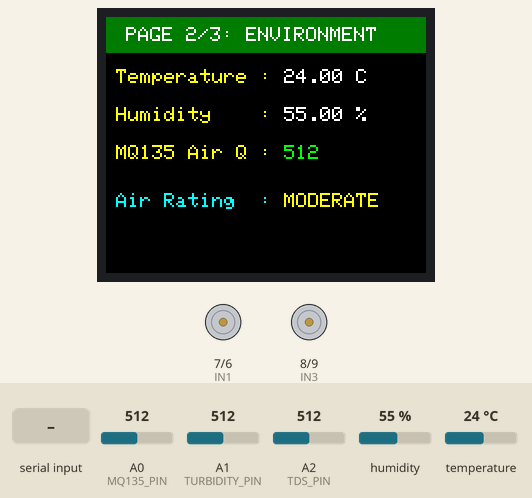
This sketch was run on a simulated Arduino Uno, built with avr-gcc and run on an emulated ATmega328P. Shown: 160×128 colour display, motor-driver pin pairs drawn as motors (green arrow = first pin HIGH = forward, orange = second pin HIGH = backward, longer = more drive, scaled by the enable pin). The inputs (shaded band) are chosen by the test bench; at power-on: A0 (MQ135_PIN) = 512, A1 (TURBIDITY_PIN) = 512, A2 (TDS_PIN) = 512, humidity 55 %, temperature 24 °C. What the sketch prints to the serial monitor is not drawn.

Above: at 2.9 s.
3.0 s: "F" received over the second serial link
At 5.0 s:
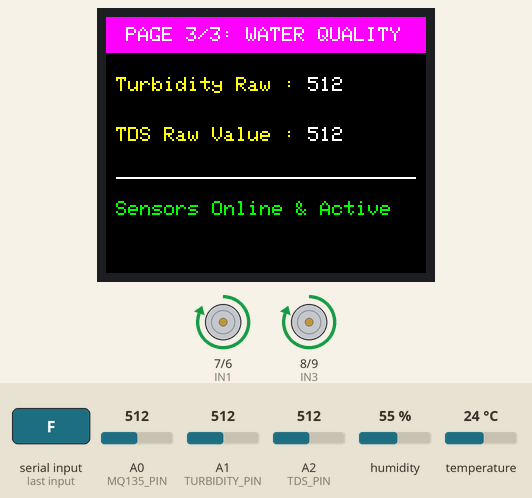
10.6 s: "B" received over the second serial link
At 12.3 s:
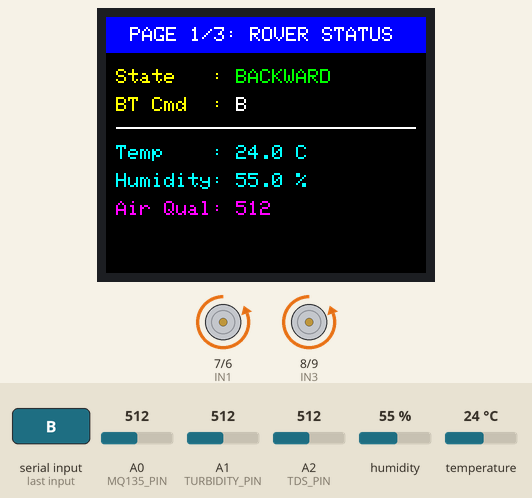
18.2 s: A0 (MQ135_PIN) set to 30
At 20.8 s:
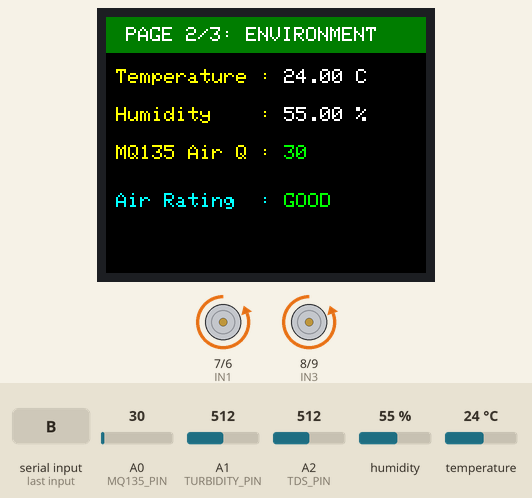
25.5 s: "L" received over the second serial link
At 29.2 s:
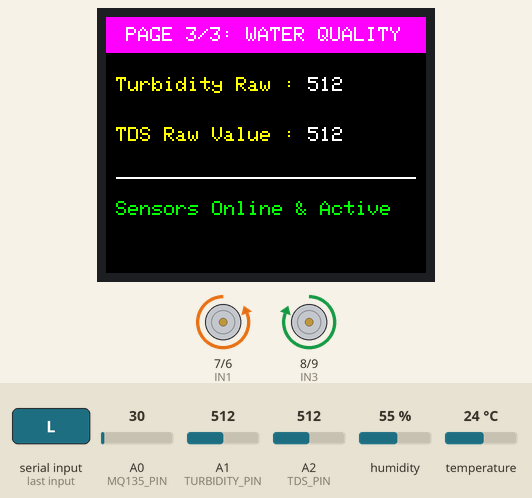
33.1 s: "R" received over the second serial link
At 36.6 s:
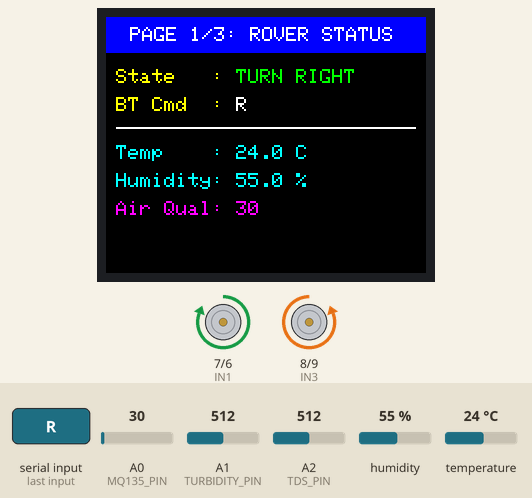
40.7 s: A0 (MQ135_PIN) set to 610
At 45.1 s:
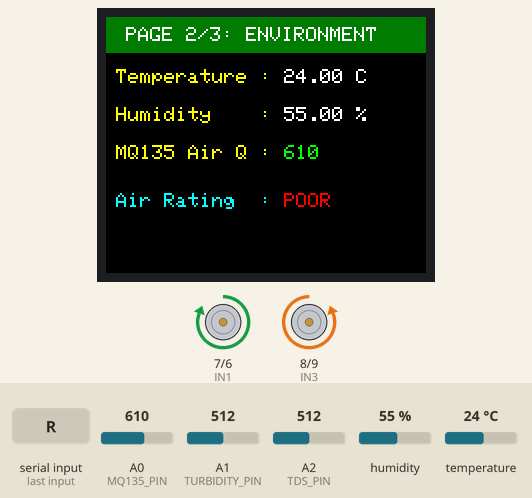
Timing chart, 0 to 46.6 s (numbered marks = the images above; inputs shaded):
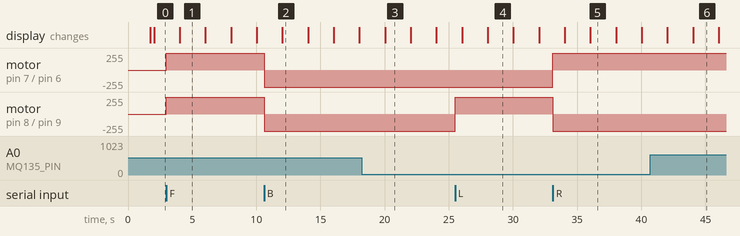

Measured:
- after the input at 3.0 s, motor on pin 7 (IN1) / pin 6 (IN2), motor on pin 8 (IN3) / pin 9 (IN4): stopped → forward 255/255 at once
- after the input at 10.6 s, motor on pin 7 (IN1) / pin 6 (IN2), motor on pin 8 (IN3) / pin 9 (IN4): forward 255/255 → backward 255/255 at once; the display: changes after 1.4 s (image 2)
- after the input at 18.2 s, the display: changes after 1.8 s (image 3)
- after the input at 25.5 s, motor on pin 8 (IN3) / pin 9 (IN4): backward 255/255 → forward 255/255 at once
- after the input at 33.1 s, motor on pin 7 (IN1) / pin 6 (IN2): backward 255/255 → forward 255/255 at once; motor on pin 8 (IN3) / pin 9 (IN4): forward 255/255 → backward 255/255 at once; the display: first differs from a run without the input after 2.9 s (image 5)
- what the display in image 1 shows lasts 2.0 s, from 4.0 s to 6.0 s

The sketch:

mars_rover.ino
```cpp
#include <Adafruit_GFX.h>
#include <Adafruit_ST7735.h>
#include <DHT.h>
#include <SPI.h>
#include <SoftwareSerial.h>

// Custom ST7735 16-bit RGB565 Color Definitions
#ifndef ST7735_DARKGREEN
#define ST7735_DARKGREEN 0x03E0
#endif
#ifndef ST7735_DARKGREY
#define ST7735_DARKGREY  0x7BEF
#endif

// ================================================================
// PIN DEFINITIONS & MODULE SETUP
// ================================================================

// HC-05 Bluetooth Module (SoftwareSerial)
// D4 = Arduino RX (connect to HC-05 TX)
// D10 = Arduino TX (connect to HC-05 RX)
SoftwareSerial BT(4, 10);

// L298N Motor Driver Pins
#define ENA 5
#define ENB 3
#define IN1 7
#define IN2 6
#define IN3 8
#define IN4 9

// Environmental & Water Sensors Pins
#define DHTPIN 2
#define DHTTYPE DHT11
#define MQ135_PIN A0
#define TURBIDITY_PIN A1
#define TDS_PIN A2

// ST7735 1.8" Color TFT Display Pins
#define TFT_CS A4
#define TFT_DC 12
#define TFT_RST A5
// SCK is fixed to D13 (Hardware SPI)
// SDA/MOSI is fixed to D11 (Hardware SPI)

DHT dht(DHTPIN, DHTTYPE);
Adafruit_ST7735 tft = Adafruit_ST7735(TFT_CS, TFT_DC, TFT_RST);

// ================================================================
// GLOBAL VARIABLES
// ================================================================
char currentCommand = 'S';
String roverStateStr = "STOPPED";

// Sensor Data Cache
float humidity = 0.0;
float temperature = 0.0;
int mq135Value = 0;
int turbidityValue = 0;
int tdsValue = 0;
bool dhtError = false;

// Non-blocking Timer Constants & State Variables
unsigned long lastPageChangeTime = 0;
const unsigned long PAGE_INTERVAL =
    2000; // Screen updates/switches every 2000 ms (2 seconds)
uint8_t currentPage = 0;
const uint8_t TOTAL_PAGES = 3;

unsigned long lastSensorReadTime = 0;
const unsigned long SENSOR_INTERVAL = 1000; // Read sensors every 1 second

// Function Declarations
void forward();
void backward();
void left();
void right();
void stopMotor();
void readSensors();
void updateDisplay();
void drawPageOverview();
void drawPageEnvironment();
void drawPageWaterQuality();

// ================================================================
// SETUP
// ================================================================
void setup() {
  Serial.begin(9600);
  BT.begin(9600);

  // Motor Driver Control Pins Initialization
  pinMode(ENA, OUTPUT);
  pinMode(ENB, OUTPUT);
  pinMode(IN1, OUTPUT);
  pinMode(IN2, OUTPUT);
  pinMode(IN3, OUTPUT);
  pinMode(IN4, OUTPUT);

  analogWrite(ENA, 255); // Full Speed Enable (PWM)
  analogWrite(ENB, 255);
  stopMotor();

  // Sensor Initialization
  dht.begin();

  // ST7735 TFT Initialization
  tft.initR(INITR_BLACKTAB); // ST7735 screen init
  tft.setRotation(1);        // Landscape orientation (160x128)
  tft.fillScreen(ST7735_BLACK);

  // Startup Screen
  tft.setTextColor(ST7735_CYAN);
  tft.setTextSize(2);
  tft.setCursor(10, 30);
  tft.println("MARS ROVER");
  tft.setTextColor(ST7735_WHITE);
  tft.setTextSize(1);
  tft.setCursor(15, 65);
  tft.println("Initializing System...");
  delay(1500);

  tft.fillScreen(ST7735_BLACK);
  updateDisplay(); // Draw initial page immediately

  Serial.println("=== Mars Environmental Rover Initialized ===");
}

// ================================================================
// MAIN LOOP (NON-BLOCKING)
// ================================================================
void loop() {
  // 1. Bluetooth Mobility Control
  if (BT.available()) {
    currentCommand = BT.read();

    Serial.print("Command: ");
    Serial.println(currentCommand);

    switch (currentCommand) {
      case 'F':
        forward();
        roverStateStr = "FORWARD";
        break;

      case 'B':
        backward();
        roverStateStr = "BACKWARD";
        break;

      case 'L':
        left();
        roverStateStr = "TURN LEFT";
        break;

      case 'R':
        right();
        roverStateStr = "TURN RIGHT";
        break;

      case 'S':
        stopMotor();
        roverStateStr = "STOPPED";
        break;
    }
  }

  // 2. Periodic Sensor Telemetry Read (Every 1 Second)
  if (millis() - lastSensorReadTime >= SENSOR_INTERVAL) {
    lastSensorReadTime = millis();
    readSensors();
  }

  // 3. Screen Auto-Switching Carousel (Every 2 Seconds)
  if (millis() - lastPageChangeTime >= PAGE_INTERVAL) {
    lastPageChangeTime = millis();
    currentPage = (currentPage + 1) % TOTAL_PAGES;
    updateDisplay();
  }
}

// ================================================================
// TELEMETRY / SENSOR READING
// ================================================================
void readSensors() {
  humidity = dht.readHumidity();
  temperature = dht.readTemperature();
  mq135Value = analogRead(MQ135_PIN);
  turbidityValue = analogRead(TURBIDITY_PIN);
  tdsValue = analogRead(TDS_PIN);

  dhtError = (isnan(humidity) || isnan(temperature));

  // Print to USB Serial Monitor
  Serial.println("--------------------------------");
  if (dhtError) {
    Serial.println("DHT11 Error!");
  } else {
    Serial.print("Temperature : ");
    Serial.print(temperature);
    Serial.println(" C");

    Serial.print("Humidity    : ");
    Serial.print(humidity);
    Serial.println(" %");
  }

  Serial.print("MQ135       : ");
  Serial.println(mq135Value);

  Serial.print("Turbidity   : ");
  Serial.println(turbidityValue);

  Serial.print("TDS         : ");
  Serial.println(tdsValue);

  // Transmit wirelessly over Bluetooth (HC-05) to Laptop Python GUI
  BT.println("--------------------------------");
  if (dhtError) {
    BT.println("DHT11 Error!");
  } else {
    BT.print("Temperature : ");
    BT.print(temperature);
    BT.println(" C");

    BT.print("Humidity    : ");
    BT.print(humidity);
    BT.println(" %");
  }

  BT.print("MQ135       : ");
  BT.println(mq135Value);

  BT.print("Turbidity   : ");
  BT.println(turbidityValue);

  BT.print("TDS         : ");
  BT.println(tdsValue);
}

// ================================================================
// ST7735 TFT DISPLAY PAGES (CAROUSEL)
// ================================================================
void updateDisplay() {
  tft.fillScreen(ST7735_BLACK);

  switch (currentPage) {
  case 0:
    drawPageOverview();
    break;
  case 1:
    drawPageEnvironment();
    break;
  case 2:
    drawPageWaterQuality();
    break;
  }
}

// Page 1: Rover Status & Quick Telemetry
void drawPageOverview() {
  // Title Banner
  tft.fillRect(0, 0, 160, 18, ST7735_BLUE);
  tft.setTextColor(ST7735_WHITE);
  tft.setTextSize(1);
  tft.setCursor(12, 5);
  tft.print("PAGE 1/3: ROVER STATUS");

  // Rover Motion Status
  tft.setCursor(5, 26);
  tft.setTextColor(ST7735_YELLOW);
  tft.print("State   : ");
  tft.setTextColor(ST7735_GREEN);
  tft.println(roverStateStr);

  tft.setCursor(5, 40);
  tft.setTextColor(ST7735_YELLOW);
  tft.print("BT Cmd  : ");
  tft.setTextColor(ST7735_WHITE);
  tft.println(currentCommand);

  // Horizontal Divider Line
  tft.drawFastHLine(5, 55, 150, ST7735_WHITE);

  // Telemetry Snapshot
  tft.setCursor(5, 64);
  tft.setTextColor(ST7735_CYAN);
  tft.print("Temp    : ");
  if (dhtError)
    tft.print("ERR");
  else {
    tft.print(temperature, 1);
    tft.print(" C");
  }

  tft.setCursor(5, 78);
  tft.setTextColor(ST7735_CYAN);
  tft.print("Humidity: ");
  if (dhtError)
    tft.print("ERR");
  else {
    tft.print(humidity, 1);
    tft.print(" %");
  }

  tft.setCursor(5, 92);
  tft.setTextColor(ST7735_MAGENTA);
  tft.print("Air Qual: ");
  tft.print(mq135Value);
}

// Page 2: Air Quality & Climate Details
void drawPageEnvironment() {
  // Title Banner
  tft.fillRect(0, 0, 160, 18, ST7735_DARKGREEN);
  tft.setTextColor(ST7735_WHITE);
  tft.setTextSize(1);
  tft.setCursor(10, 5);
  tft.print("PAGE 2/3: ENVIRONMENT");

  // Temperature
  tft.setCursor(5, 26);
  tft.setTextColor(ST7735_YELLOW);
  tft.print("Temperature : ");
  tft.setTextColor(ST7735_WHITE);
  if (dhtError)
    tft.println("DHT Error");
  else {
    tft.print(temperature);
    tft.println(" C");
  }

  // Humidity
  tft.setCursor(5, 45);
  tft.setTextColor(ST7735_YELLOW);
  tft.print("Humidity    : ");
  tft.setTextColor(ST7735_WHITE);
  if (dhtError)
    tft.println("DHT Error");
  else {
    tft.print(humidity);
    tft.println(" %");
  }

  // MQ135 Air Quality Sensor
  tft.setCursor(5, 64);
  tft.setTextColor(ST7735_YELLOW);
  tft.print("MQ135 Air Q : ");
  tft.setTextColor(ST7735_GREEN);
  tft.println(mq135Value);

  // Air Quality Rating
  tft.setCursor(5, 88);
  tft.setTextColor(ST7735_CYAN);
  tft.print("Air Rating  : ");
  if (mq135Value < 300) {
    tft.setTextColor(ST7735_GREEN);
    tft.print("GOOD");
  } else if (mq135Value < 600) {
    tft.setTextColor(ST7735_YELLOW);
    tft.print("MODERATE");
  } else {
    tft.setTextColor(ST7735_RED);
    tft.print("POOR");
  }
}

// Page 3: Water Quality Details
void drawPageWaterQuality() {
  // Title Banner
  tft.fillRect(0, 0, 160, 18, ST7735_MAGENTA);
  tft.setTextColor(ST7735_WHITE);
  tft.setTextSize(1);
  tft.setCursor(10, 5);
  tft.print("PAGE 3/3: WATER QUALITY");

  // Turbidity Sensor Reading
  tft.setCursor(5, 30);
  tft.setTextColor(ST7735_YELLOW);
  tft.print("Turbidity Raw : ");
  tft.setTextColor(ST7735_WHITE);
  tft.println(turbidityValue);

  // TDS Sensor Reading
  tft.setCursor(5, 55);
  tft.setTextColor(ST7735_YELLOW);
  tft.print("TDS Raw Value : ");
  tft.setTextColor(ST7735_WHITE);
  tft.println(tdsValue);

  tft.drawFastHLine(5, 80, 150, ST7735_WHITE);

  tft.setCursor(5, 92);
  tft.setTextColor(ST7735_GREEN);
  tft.print("Sensors Online & Active");
}

// ================================================================
// MOTOR MOBILITY CONTROL FUNCTIONS
// ================================================================
void forward() {
  digitalWrite(IN1, HIGH);
  digitalWrite(IN2, LOW);

  digitalWrite(IN3, HIGH);
  digitalWrite(IN4, LOW);
}

void backward() {
  digitalWrite(IN1, LOW);
  digitalWrite(IN2, HIGH);

  digitalWrite(IN3, LOW);
  digitalWrite(IN4, HIGH);
}

void left() {
  digitalWrite(IN1, LOW);
  digitalWrite(IN2, HIGH);

  digitalWrite(IN3, HIGH);
  digitalWrite(IN4, LOW);
}

void right() {
  digitalWrite(IN1, HIGH);
  digitalWrite(IN2, LOW);

  digitalWrite(IN3, LOW);
  digitalWrite(IN4, HIGH);
}

void stopMotor() {
  digitalWrite(IN1, LOW);
  digitalWrite(IN2, LOW);

  digitalWrite(IN3, LOW);
  digitalWrite(IN4, LOW);
}
```
